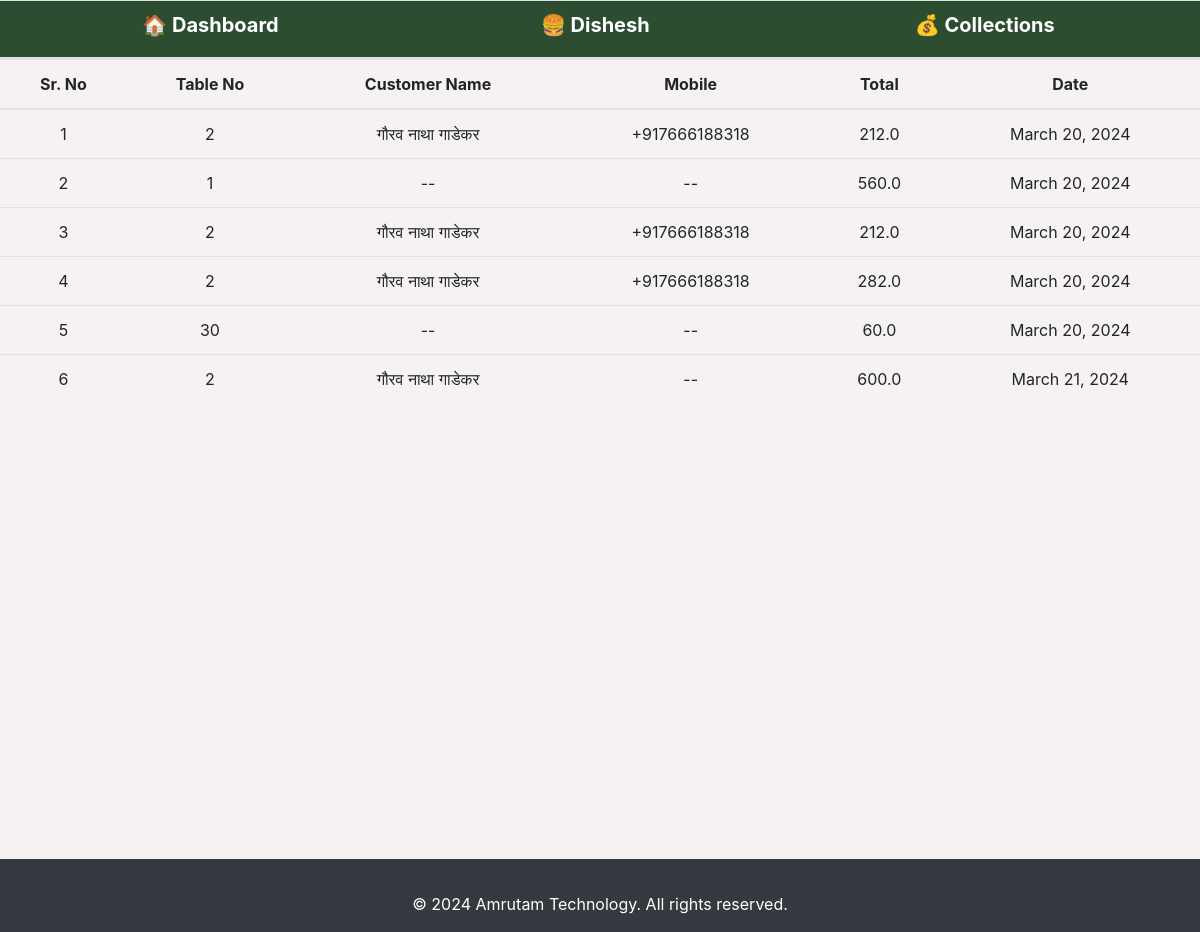
The page /myhotel/collections/ (signed in) on the database its author committed.
### myhotel/models.py (models this page shows)
class collection(models.Model):
    hotel_id=models.BigIntegerField()
    table_no=models.BigIntegerField()
    Customer_name=models.CharField(max_length=100,null=True)
    mobile=models.CharField(max_length=100,null=True)
    Total=models.FloatField()
    date=models.DateField()

### myhotel/views.py (the view)
# urls.py: path('collections/', views.collections),
def collections(request):
        if 'user_id' in request.session:
            user_id = request.session.get('user_id')
            collection_model = collection.objects.filter(hotel_id=user_id)
            return render(request,"collection.html",{"collection_model":collection_model})
        else:
            return redirect('/')  # Replace '/login/' with the actual URL for your login page

### myhotel/templates/collection.html (shortened to what this page needs)
{% extends 'base.html' %}
{% block content %}
<div class="container-fluid">
    <div class="row" style="overflow-x: scroll; width: 100vw;">
<table class="table text-center">
    <thead>
        <tr>
            <th>Sr. No</th>
            <th>Table No</th>
            <th>Customer Name</th>
            <th>Mobile</th>
            <th>Total</th>
            <th>Date</th>
        </tr>
    </thead>
    <tbody>
        {% for data in collection_model %}
        <tr>
            <td>{{ forloop.counter }}</td>
            <td>{{ data.table_no }}</td>
            <td>{% if data.Customer_name %}{{ data.Customer_name }}{% else %} -- {% endif %}</td>
            <td>{% if data.mobile %}{{ data.mobile }}{% else %} -- {% endif %}</td>
            <td>{{ data.Total }}</td>
            <td>{{ data.date }}</td>
        </tr>
        {% endfor %}
    </tbody>
</table>
    </div>
</div>
{% endblock %}

### myhotel/templates/base.html (shortened to what this page needs)
<!DOCTYPE html>
<html lang="en">
<head>
  <link href="https://stackpath.bootstrapcdn.com/bootstrap/4.5.2/css/bootstrap.min.css" rel="stylesheet">
  <link rel="stylesheet" href="https://cdnjs.cloudflare.com/ajax/libs/jqueryui/1.12.1/jquery-ui.min.css">
  <link rel="stylesheet" href="https://cdnjs.cloudflare.com/ajax/libs/jqueryui/1.12.1/jquery-ui.min.css">
  <link rel="stylesheet" href="https://cdnjs.cloudflare.com/ajax/libs/jqueryui/1.12.1/jquery-ui.min.css">
  <link rel="stylesheet" href="https://cdnjs.cloudflare.com/ajax/libs/jqueryui/1.12.1/jquery-ui.min.css">
  <link href="https://maxcdn.bootstrapcdn.com/bootstrap/4.0.0/css/bootstrap.min.css" rel="stylesheet">
  <link rel="stylesheet" href="https://code.jquery.com/ui/1.12.1/themes/base/jquery-ui.css">
</head>
<body>
  <nav class="navbar p-0 m-0 container-fluid text-center">
      <table class="table text-center p-0 m-0"  style="background-color: rgb(45, 77, 49);">
        <thead>
          <th>
            <div class=" "> <a href="/myhotel/">
                <h5 style="color: white"><b>🏠 Dashboard</b></h5>
              </a> </div>
          </th>
          <th>
            <div class=" "> <a href="/myhotel/item/">
                <h5 style="color: white"><b>🍔 Dishesh</b></h5>
              </a> </div>
          </th>
          <th>
            <div class=" "> <a href="/myhotel/collections/">
                <h5 style="color: white"><b>💰 Collections</b></h5>
              </a> </div>
          </th>
        </thead>
      </table>
  </nav>
  <div class="container-fluid m-0 p-0" style="background-color: rgb(246, 242, 242); height: 100vh; overflow-y: scroll;">
    {% block content %}
    {% endblock %}
  </div>
  <footer class="footer bg-dark text-white m-0 p-0">
    <div class="container-fluid">
      <div class="row">
        <div class="col-md-12 text-center">
          <hr>
          <p>&copy; 2024 Amrutam Technology. All rights reserved.</p>
        </div>
      </div>
    </div>
  </footer>
</body>
</html>

### rows shown on the page
collection: table_no "2", Customer_name "गौरव नाथा गाडेकर", mobile "+917666188318", Total "212.0", date "March 20, 2024"
collection: table_no "1", Total "560.0", date "March 20, 2024"
collection: table_no "2", Customer_name "गौरव नाथा गाडेकर", mobile "+917666188318", Total "212.0", date "March 20, 2024"
collection: table_no "2", Customer_name "गौरव नाथा गाडेकर", mobile "+917666188318", Total "282.0", date "March 20, 2024"
collection: table_no "30", Total "60.0", date "March 20, 2024"
collection: table_no "2", Customer_name "गौरव नाथा गाडेकर", Total "600.0", date "March 21, 2024"
